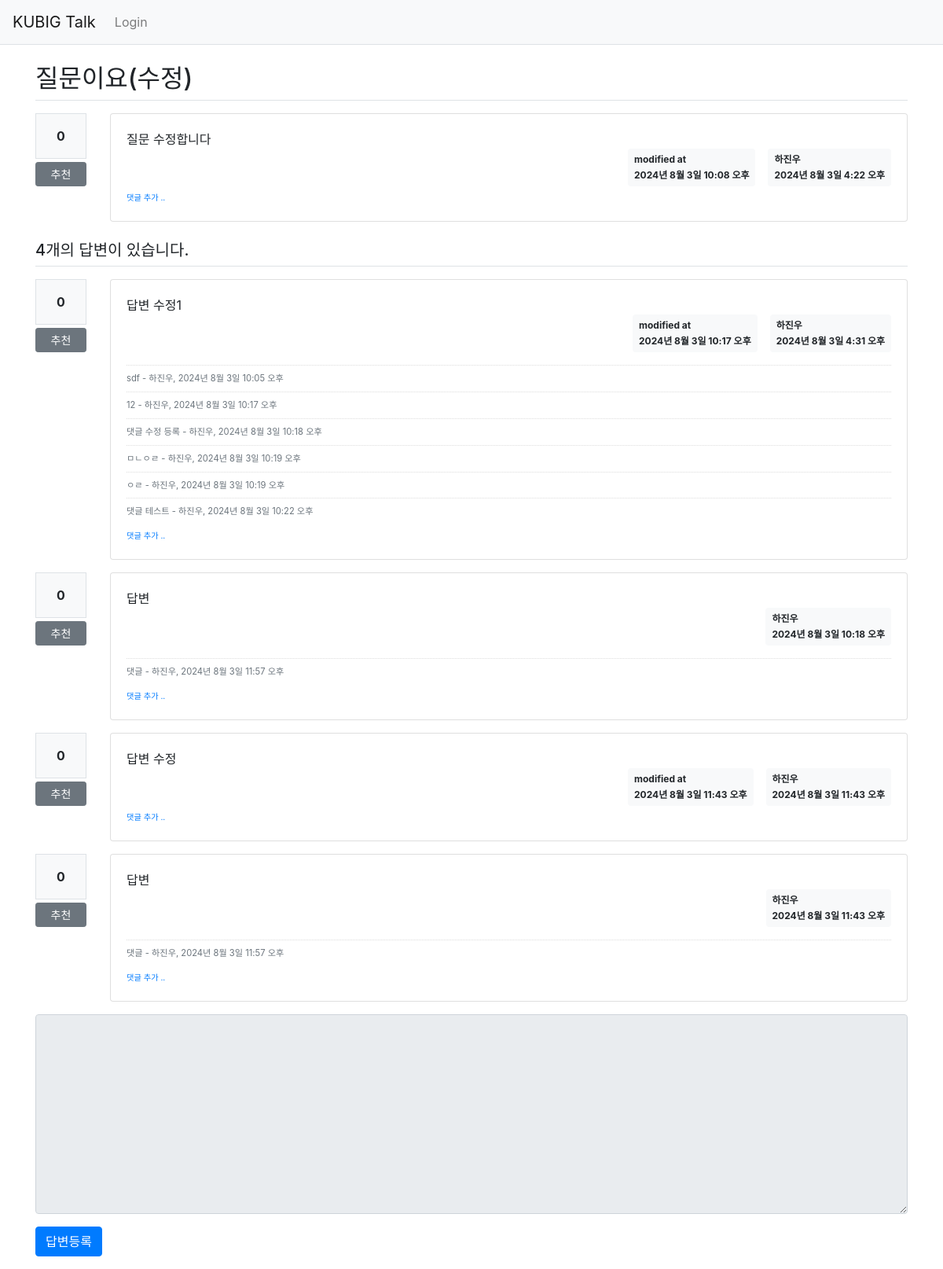
Page /pybo/308/ on the committed database.
### pybo/models.py (models this page shows, shortened)
class Question(models.Model):
    subject = models.CharField(max_length=200)
    content = models.TextField()
    create_date = models.DateTimeField()
    author = models.ForeignKey(User, on_delete = models.CASCADE, related_name='author_question')
    modify_date = models.DateTimeField(null=True, blank= True)
    voter = models.ManyToManyField(User, related_name='voter_question')

class Answer(models.Model):
    question = models.ForeignKey(Question, on_delete=models.CASCADE)
    content = models.TextField()
    create_date = models.DateTimeField()
    author = models.ForeignKey(User, on_delete = models.CASCADE, related_name='author_answer')
    modify_date = models.DateTimeField(null=True, blank= True)
    voter = models.ManyToManyField(User, related_name='voter_answer')

class Comment(models.Model):
    author = models.ForeignKey(User, on_delete=models.CASCADE)
    content = models.TextField()
    create_date = models.DateTimeField()
    modify_date = models.DateTimeField(null=True, blank=True)
    question = models.ForeignKey(Question, null=True, blank=True, on_delete=models.CASCADE)
    answer = models.ForeignKey(Answer, null=True, blank=True, on_delete=models.CASCADE)

### pybo/views/base_views.py (the view)
# urls.py: path('<int:question_id>/', base_views.detail, name = 'detail'),
def detail(request, question_id):
    question = get_object_or_404(Question, pk=question_id)
    context = {'question': question}
    return render(request, 'pybo/question_detail.html', context)

### templates/pybo/question_detail.html (shortened to what this page needs)
{% extends 'base.html' %}
{% block content %}
<div class="container my-3">
    <h2 class="border-bottom py-2">{{ question.subject }}</h2>
    <div class="row my-3">
        <div class="col-1">
            <div class="bg-light text-center p-3 border font-weight-bolder mb-1">{{question.voter.count}}</div>
            <a href="#" data-uri="{% url 'pybo:vote_question' question.id  %}"
               class="recommend btn btn-sm btn-secondary btn-block my-1">추천</a>
        </div>
        <div class="col-11">
            <div class="card">
                <div class="card-body">
                    <div class="card-text" style="white-space: pre-line;">{{ question.content }}</div>
                    <div class="d-flex justify-content-end">
                        {% if question.modify_date %}
                        <div class="badge badge-light p-2 text-left mx-3">
                            <div class="mb-2">modified at</div>
                            <div>{{ question.modify_date }}</div>
                        </div>
                        {% endif %}
                        <div class="badge badge-light p-2 text-left">
                            <div class="mb-2">{{ question.author.username }}</div>
                            <div>{{ question.create_date }}</div>
                        </div>
                    </div>
                    <div>
                        <a href="{% url 'pybo:comment_create_question' question.id  %}"
                           class="small"><small>댓글 추가 ..</small></a>
                    </div>
                </div>
            </div>
        </div>
    </div>
    <h5 class="border-bottom my-3 py-2">{{question.answer_set.count}}개의 답변이 있습니다.</h5>
    {% for answer in question.answer_set.all %}
    <div class="row my-3">
        <div class="col-1">
            <div class="bg-light text-center p-3 border font-weight-bolder mb-1">{{answer.voter.count}}</div>
            <a href="#" data-uri="{% url 'pybo:vote_answer' answer.id  %}"
                class="recommend btn btn-sm btn-secondary btn-block my-1">추천</a>
        </div>
        <div class="col-11">
            <div class="card">
                <div class="card-body">
                    <div class="card-text" style="white-space: pre-line;">{{ answer.content }}</div>
                    <div class="d-flex justify-content-end">
                        {% if answer.modify_date %}
                        <div class="badge badge-light p-2 text-left mx-3">
                            <div class="mb-2">modified at</div>
                            <div>{{ answer.modify_date }}</div>
                        </div>
                        {% endif %}
                        <div class="badge badge-light p-2 text-left">
                            <div class="mb-2">{{ answer.author.username }}</div>
                            <div>{{ answer.create_date }}</div>
                        </div>
                    </div>
                    {% if answer.comment_set.count > 0 %}
                    <div class="mt-3">
                    {% for comment in answer.comment_set.all %}
                        <div class="comment py-2 text-muted">
                            <span style="white-space: pre-line;">{{ comment.content }}</span>
                            <span>
                                - {{ comment.author }}, {{ comment.create_date }}
                            </span>
                        </div>
                    {% endfor %}
                    </div>
                    {% endif %}
                    <div>
                        <a href="{% url 'pybo:comment_create_answer' answer.id  %}"
                           class="small"><small>댓글 추가 ..</small></a>
                    </div>
                </div>
            </div>
        </div>
    </div>
    {% endfor %}
    <form action="{% url 'pybo:answer_create' question.id %}" method="post" class="my-3">
        <div class="form-group">
            <textarea {% if not user.is_authenticated %}disabled{% endif %}
              name="content" id="content" class="form-control" rows="10"></textarea>
        </div>
        <input type="submit" value="답변등록" class="btn btn-primary">
    </form>
</div>
{% endblock %}

### static/style.css (style rules this page uses)
.comment { border-top: dotted 1px #ddd; font-size: 0.7em; }

### rows in the picture
Question: subject "질문이요(수정)", voter.count "0", content "질문 수정합니다", modify_date "2024년 8월 3일 10:08 오후", author.username "하진우", create_date "2024년 8월 3일 4:22 오후", answer_set.count "4"
Answer: voter.count "0", content "답변 수정1", modify_date "2024년 8월 3일 10:17 오후", author.username "하진우", create_date "2024년 8월 3일 4:31 오후"
Comment: content "sdf", author "하진우", create_date "2024년 8월 3일 10:05 오후"
Comment: content "12", author "하진우", create_date "2024년 8월 3일 10:17 오후"
Comment: content "댓글 수정 등록", author "하진우", create_date "2024년 8월 3일 10:18 오후"
Comment: content "ㅁㄴㅇㄹ", author "하진우", create_date "2024년 8월 3일 10:19 오후"
Comment: content "ㅇㄹ", author "하진우", create_date "2024년 8월 3일 10:19 오후"
Comment: content "댓글 테스트", author "하진우", create_date "2024년 8월 3일 10:22 오후"
Answer: voter.count "0", content "답변", author.username "하진우", create_date "2024년 8월 3일 10:18 오후"
Comment: content "댓글", author "하진우", create_date "2024년 8월 3일 11:57 오후"
Answer: voter.count "0", content "답변 수정", modify_date "2024년 8월 3일 11:43 오후", author.username "하진우", create_date "2024년 8월 3일 11:43 오후"
Answer: voter.count "0", content "답변", author.username "하진우", create_date "2024년 8월 3일 11:43 오후"
Comment: content "댓글", author "하진우", create_date "2024년 8월 3일 11:57 오후"
